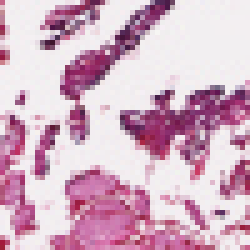
#> input picture Data/testing/0/10256_idx5_x651_y1301_class0.png, 50 x 50 px (shown 5 times larger)
$ python -i feature_extraction.py   (imports and definitions only)
#> lines starting #> are read from the running program, lines starting #| are printed output that depends on the picture
"""
-------------------------------------------------------
contains class and functions for extracting features
-------------------------------------------------------
"""

# Imports
from typing import Any
import cv2
import numpy as np
from collections import defaultdict
from pathlib import Path
from PIL import Image
from scipy.signal import argrelextrema
from sklearn.preprocessing import FunctionTransformer


# Constants


# [52 lines left out: functions from_pil_to_cv, from_skimage_to_cv, extract_details_from_path, not called in this run]


class ImageFeatureExtractor:
    """
    -------------------------------------------------------
    class for extracting features and statistics from images
    -------------------------------------------------------
    """

    def __init__(self, features: dict | None = None):
        """
        -------------------------------------------------------
        initializes a feature extractor object with what features to extract
        -------------------------------------------------------
        Parameters:
           features: contains optional features and defualts to true (dict)
             MPI: mean pixel intensity (bool)
             SDPI: Standard deviation of pixel intensities (bool)
             OTV: Otsu's threshold value (bool)
             LM: Number of local maxima (bool)
             UPP:  Percentage in upper quarter pixel intensities (bool)
             LPP:  Percentage in upper quarter pixel intensities (bool)
        Returns:
           self
        -------------------------------------------------------
        """
        if features is None:
            features = {}
        self.features = defaultdict(lambda: True, features)

    @staticmethod
    def otsu_thr_val(img: np.ndarray) -> float:
        """
        -------------------------------------------------------
        Otsu's threshold value of a Histopathology image
        -------------------------------------------------------
        Parameters:
           img: an image (opencv image)
        Returns:
           th2: otsu's value
        -------------------------------------------------------
        """
        th2, _ = cv2.threshold(img, 0, 255, cv2.THRESH_BINARY + cv2.THRESH_OTSU)
        return th2

    @staticmethod
    def num_local_maxima(img: np.ndarray) -> float:
        """
        -------------------------------------------------------
        Number of local maxima in pixel intensity histogram of an image
        -------------------------------------------------------
        Parameters:
           img: an image (opencv image)
        Returns:
           Count of local maxima (int)
        -------------------------------------------------------
        """
        histg = cv2.calcHist([img], [0], None, [256], [0, 256])
        histr = histg.reshape(-1)
        return len(argrelextrema(histr, np.greater))

    @staticmethod
    def up_quart_pixel_int(img: np.ndarray) -> float:
        """
        -------------------------------------------------------
        Percentage of pixels belonging to upper quarter of the pixel intensities
        -------------------------------------------------------
        Parameters:
           img: an image (opencv image)
        Returns:
            upper quartile pixels (float)
        -------------------------------------------------------
        """
        g_u = img.max()
        g_i = img.min()
        R = (g_u - g_i) / 4
        N = img.size
        N_h = ((g_u - R <= img) & (img < g_u)).sum()
        return (N_h / N) * 100

    @staticmethod
    def low_quart_pixel_int(img: np.ndarray) -> float:
        """
        -------------------------------------------------------
        Percentage of pixels belonging to lower quarter of the pixel intensities
        -------------------------------------------------------
        Parameters:
           img: an image (opencv image)
        Returns:
            lower quartile pixels (float)
        -------------------------------------------------------
        """
        g_u = img.max()
        g_i = img.min()
        R = (g_u - g_i) / 4
        N = img.size
        N_l = ((g_i <= img) & (img < g_i + R)).sum()
        return (N_l / N) * 100

    def __call__(self, img: Image.Image | np.ndarray) -> list[Any]:
        """
        -------------------------------------------------------
        Extracts features of the image
        -------------------------------------------------------
        Parameters:
           img: an image (PIL image | opencv image[numpy array])
        Returns:
           features : tuple with features
        -------------------------------------------------------
        """
        if isinstance(img, Image.Image):
            img = from_pil_to_cv(img)
        img = cv2.cvtColor(img, cv2.COLOR_BGR2GRAY)

        features = []
        # Mean pixel intensity value of an image
        features += [img.mean()] if self.features['MPI'] else []
        # Standard deviation of pixel intensities of an image
        features += [img.std()] if self.features['SDPI'] else []
        # Otsu's threshold value of an image
        features += [self.otsu_thr_val(img)] if self.features['OTV'] else []
        # Number of local maxima in pixel intensity histogram of image
        features += [self.num_local_maxima(img)] if self.features['LM'] else []
        # Percentage of pixels belonging to upper quarter of the pixel intensities
        features += [self.up_quart_pixel_int(img)] if self.features['UPP'] else []
        # Percentage of pixels belonging to lower quarter of the pixel intensities
        features += [self.low_quart_pixel_int(img)] if self.features['LPP'] else []
        return features

    # [11 lines left out: function sklearn_transformer, not called in this run]

>>> import cv2
>>> picture = cv2.imread('../../Data/testing/0/10256_idx5_x651_y1301_class0.png')
#> picture is the input picture: shape (50, 50, 3); mean B, G, R 196.1, 176.9, 211.7
>>> result = ImageFeatureExtractor()(picture)
#> in __call__, `img = cv2.cvtColor(img, cv2.COLOR_BGR2GRAY)`:
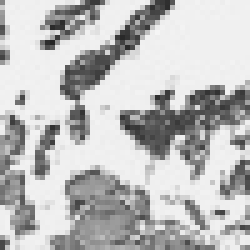
#> img: shape (50, 50) (shown 5 times larger); min 36, max 245, mean 189.4
#> in __call__, `features += [img.mean()] if self.features['MPI'] else []`: features = [189.4]
#> in __call__, `features += [img.std()] if self.features['SDPI'] else []`: features = [189.4, 60.47]
#> in otsu_thr_val, `th2, _ = cv2.threshold(img, 0, 255, cv2.THRESH_BINARY + cv2.THRESH_OTSU)`: th2 = 174
#> in __call__, `features += [self.otsu_thr_val(img)] if self.features['OTV'] else []`: features = [189.4, 60.47, 174]
#> in num_local_maxima, `histg = cv2.calcHist([img], [0], None, [256], [0, 256])`: histg = 256 values, max 426 at index 240, min 0 at index 0, mean 9.77
#> in num_local_maxima, `histr = histg.reshape(-1)`: histr has the same summary as histg
#> in __call__, `features += [self.num_local_maxima(img)] if self.features['LM'] else []`: features = [189.4, 60.47, 174, 1]
#> in up_quart_pixel_int, `g_u = img.max()`: g_u = 245
#> in up_quart_pixel_int, `g_i = img.min()`: g_i = 36
#> in up_quart_pixel_int, `R = (g_u - g_i) / 4`: R = 52.25
#> in up_quart_pixel_int, `N_h = ((g_u - R <= img) & (img < g_u)).sum()`: N_h = 1480
#> in __call__, `features += [self.up_quart_pixel_int(img)] if self.features['UPP'] els..`: features = [189.4, 60.47, 174, 1, 59.2]
#> in low_quart_pixel_int, `g_u = img.max()`: g_u = 245
#> in low_quart_pixel_int, `g_i = img.min()`: g_i = 36
#> in low_quart_pixel_int, `R = (g_u - g_i) / 4`: R = 52.25
#> in low_quart_pixel_int, `N_l = ((g_i <= img) & (img < g_i + R)).sum()`: N_l = 231
#> in __call__, `features += [self.low_quart_pixel_int(img)] if self.features['LPP'] el..`: features = [189.4, 60.47, 174, 1, 59.2, 9.24]
#> result = [189.4, 60.47, 174, 1, 59.2, 9.24]

$ run again, on Data/testing/0/10268_idx5_x1301_y651_class0.png
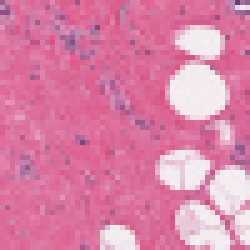
#> input picture Data/testing/0/10268_idx5_x1301_y651_class0.png, 50 x 50 px (shown 5 times larger)
#> picture is the input picture: shape (50, 50, 3); mean B, G, R 168.1, 130, 219.2
#> in __call__, `img = cv2.cvtColor(img, cv2.COLOR_BGR2GRAY)`:
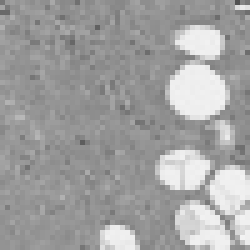
#> img: shape (50, 50) (shown 5 times larger); min 80, max 242, mean 161
#> in __call__, `features += [img.mean()] if self.features['MPI'] else []`: features = [161]
#> in __call__, `features += [img.std()] if self.features['SDPI'] else []`: features = [161, 32.82]
#> th2 = 187
#> in __call__, `features += [self.otsu_thr_val(img)] if self.features['OTV'] else []`: features = [161, 32.82, 187]
#> histg = 256 values, max 124 at index 147, min 0 at index 0, mean 9.77
#> histr has the same summary as histg
#> in __call__, `features += [self.num_local_maxima(img)] if self.features['LM'] else []`: features = [161, 32.82, 187, 1]
#> in up_quart_pixel_int, `g_u = img.max()`: g_u = 242
#> in up_quart_pixel_int, `g_i = img.min()`: g_i = 80
#> in up_quart_pixel_int, `R = (g_u - g_i) / 4`: R = 40.5
#> N_h = 396
#> in __call__, `features += [self.up_quart_pixel_int(img)] if self.features['UPP'] els..`: features = [161, 32.82, 187, 1, 15.84]
#> in low_quart_pixel_int, `g_u = img.max()`: g_u = 242
#> in low_quart_pixel_int, `g_i = img.min()`: g_i = 80
#> in low_quart_pixel_int, `R = (g_u - g_i) / 4`: R = 40.5
#> N_l = 32
#> in __call__, `features += [self.low_quart_pixel_int(img)] if self.features['LPP'] el..`: features = [161, 32.82, 187, 1, 15.84, 1.28]

$ run again, on Data/testing/0/10268_idx5_x351_y1551_class0.png
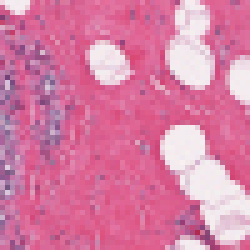
#> input picture Data/testing/0/10268_idx5_x351_y1551_class0.png, 50 x 50 px (shown 5 times larger)
#> picture is the input picture: shape (50, 50, 3); mean B, G, R 164.7, 125.4, 215.7
#> in __call__, `img = cv2.cvtColor(img, cv2.COLOR_BGR2GRAY)`:
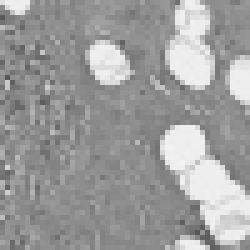
#> img: shape (50, 50) (shown 5 times larger); min 86, max 243, mean 156.9
#> in __call__, `features += [img.mean()] if self.features['MPI'] else []`: features = [156.9]
#> in __call__, `features += [img.std()] if self.features['SDPI'] else []`: features = [156.9, 36.66]
#> th2 = 183
#> in __call__, `features += [self.otsu_thr_val(img)] if self.features['OTV'] else []`: features = [156.9, 36.66, 183]
#> histg = 256 values, max 101 at index 139, min 0 at index 0, mean 9.77
#> histr has the same summary as histg
#> in __call__, `features += [self.num_local_maxima(img)] if self.features['LM'] else []`: features = [156.9, 36.66, 183, 1]
#> in up_quart_pixel_int, `g_u = img.max()`: g_u = 243
#> in up_quart_pixel_int, `g_i = img.min()`: g_i = 86
#> in up_quart_pixel_int, `R = (g_u - g_i) / 4`: R = 39.25
#> N_h = 430
#> in __call__, `features += [self.up_quart_pixel_int(img)] if self.features['UPP'] els..`: features = [156.9, 36.66, 183, 1, 17.2]
#> in low_quart_pixel_int, `g_u = img.max()`: g_u = 243
#> in low_quart_pixel_int, `g_i = img.min()`: g_i = 86
#> in low_quart_pixel_int, `R = (g_u - g_i) / 4`: R = 39.25
#> N_l = 195
#> in __call__, `features += [self.low_quart_pixel_int(img)] if self.features['LPP'] el..`: features = [156.9, 36.66, 183, 1, 17.2, 7.8]

$ run again, on Data/testing/0/10279_idx5_x1101_y1301_class0.png
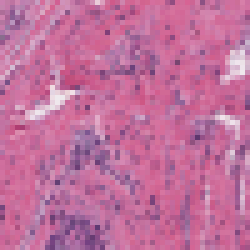
#> input picture Data/testing/0/10279_idx5_x1101_y1301_class0.png, 50 x 50 px (shown 5 times larger)
#> picture is the input picture: shape (50, 50, 3); mean B, G, R 157, 111.4, 192.8
#> in __call__, `img = cv2.cvtColor(img, cv2.COLOR_BGR2GRAY)`:
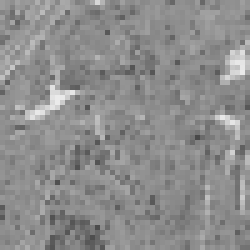
#> img: shape (50, 50) (shown 5 times larger); min 73, max 235, mean 141
#> in __call__, `features += [img.mean()] if self.features['MPI'] else []`: features = [141]
#> in __call__, `features += [img.std()] if self.features['SDPI'] else []`: features = [141, 19.17]
#> th2 = 139
#> in __call__, `features += [self.otsu_thr_val(img)] if self.features['OTV'] else []`: features = [141, 19.17, 139]
#> histg = 256 values, max 102 at index 143, min 0 at index 0, mean 9.77
#> histr has the same summary as histg
#> in __call__, `features += [self.num_local_maxima(img)] if self.features['LM'] else []`: features = [141, 19.17, 139, 1]
#> in up_quart_pixel_int, `g_u = img.max()`: g_u = 235
#> in up_quart_pixel_int, `g_i = img.min()`: g_i = 73
#> in up_quart_pixel_int, `R = (g_u - g_i) / 4`: R = 40.5
#> N_h = 48
#> in __call__, `features += [self.up_quart_pixel_int(img)] if self.features['UPP'] els..`: features = [141, 19.17, 139, 1, 1.92]
#> in low_quart_pixel_int, `g_u = img.max()`: g_u = 235
#> in low_quart_pixel_int, `g_i = img.min()`: g_i = 73
#> in low_quart_pixel_int, `R = (g_u - g_i) / 4`: R = 40.5
#> N_l = 151
#> in __call__, `features += [self.low_quart_pixel_int(img)] if self.features['LPP'] el..`: features = [141, 19.17, 139, 1, 1.92, 6.04]
